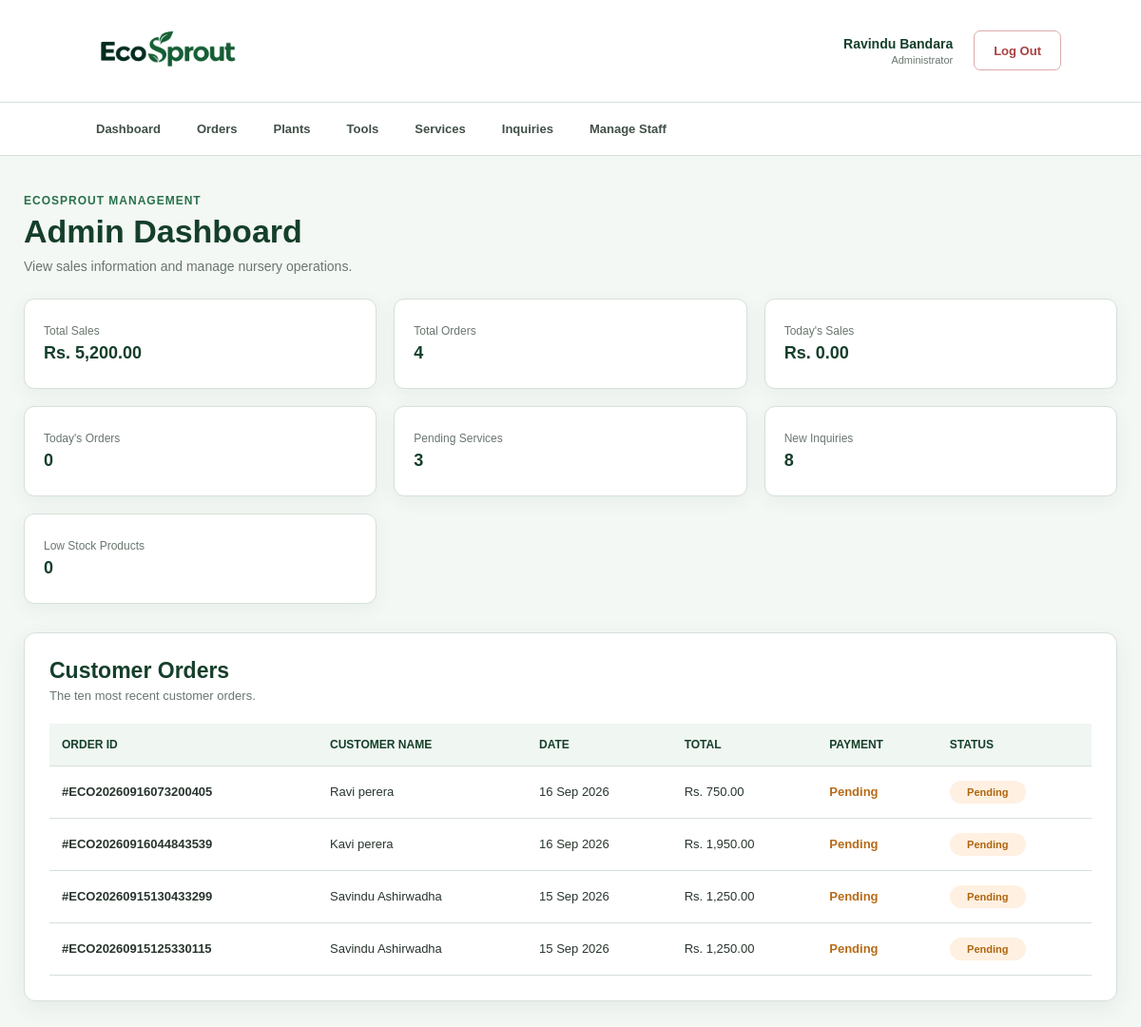
The app's page /admindashboard.php (signed in) with its own data.
### tables this page shows
CREATE TABLE IF NOT EXISTS `orders` (
  `order_id` int UNSIGNED NOT NULL AUTO_INCREMENT,
  `order_code` varchar(20) NOT NULL,
  `user_id` int UNSIGNED DEFAULT NULL,
  `first_name` varchar(60) NOT NULL,
  `last_name` varchar(60) NOT NULL,
  `phone` varchar(20) NOT NULL,
  `email` varchar(150) NOT NULL,
  `address_line_1` varchar(150) NOT NULL,
  `address_line_2` varchar(150) DEFAULT NULL,
  `city` varchar(80) NOT NULL,
  `postal_code` varchar(15) NOT NULL,
  `payment_method` enum('CARD','BANK_TRANSFER','CASH_ON_DELIVERY') NOT NULL,
  `payment_status` enum('PENDING','PAID','FAILED','REFUNDED') NOT NULL DEFAULT 'PENDING',
  `order_status` enum('PENDING','PROCESSING','OUT_FOR_DELIVERY','COMPLETED','CANCELLED') NOT NULL DEFAULT 'PENDING',
  `subtotal` decimal(10,2) UNSIGNED NOT NULL,
  `delivery_fee` decimal(10,2) UNSIGNED NOT NULL DEFAULT '0.00',
  `total_amount` decimal(10,2) UNSIGNED NOT NULL,
  `remark` text,
  `order_date` timestamp NOT NULL DEFAULT CURRENT_TIMESTAMP,
  `updated_at` timestamp NOT NULL DEFAULT CURRENT_TIMESTAMP ON UPDATE CURRENT_TIMESTAMP,
  PRIMARY KEY (`order_id`),
  UNIQUE KEY `order_code` (`order_code`),
  KEY `idx_orders_user_date` (`user_id`,`order_date`),
  KEY `idx_orders_status` (`order_status`,`payment_status`)
);

### admin_auth.php (called while the page is built, shortened)
<?php
$currentRole =
    strtoupper(trim($_SESSION["role"] ?? ""));
$isAdministrator =
    $currentRole === "ADMIN";

### admindashboard.php (the view, shortened to what this page needs)
<?php
require_once "admin_auth.php";
require_once "db_connection.php";
function adminEscape($value)
{
    return htmlspecialchars((string) $value, ENT_QUOTES, "UTF-8");
}
function adminStatusLabel($status)
{
    $labels = [
        "PENDING" => "Pending",
        "PROCESSING" => "Processing",
        "OUT_FOR_DELIVERY" => "On the Way",
        "COMPLETED" => "Completed",
        "CANCELLED" => "Cancelled"
    ];
    return $labels[$status] ?? $status;
}
function adminStatusClass($status)
{
    return "pending";
}
$summaryResult = $conn->query("
    SELECT
        COALESCE(SUM(CASE WHEN order_status <> 'CANCELLED' THEN total_amount ELSE 0 END), 0),
        COUNT(*),
        COALESCE(SUM(CASE
            WHEN DATE(order_date) = CURDATE() AND order_status <> 'CANCELLED'
            THEN total_amount ELSE 0 END), 0),
        COALESCE(SUM(DATE(order_date) = CURDATE()), 0)
    FROM orders
");
$summaryRow = $summaryResult->fetch_row();
$totalSales = $summaryRow[0];
$totalOrders = $summaryRow[1];
$todaySales = $summaryRow[2];
$todayOrders = $summaryRow[3];
$serviceResult = $conn->query("
    SELECT COUNT(*) FROM service_requests WHERE request_status = 'PENDING'
");
$pendingServices = $serviceResult->fetch_row()[0];
$inquiryResult = $conn->query("
    SELECT COUNT(*) FROM contact_inquiries WHERE inquiry_status = 'NEW'
");
$newInquiries = $inquiryResult->fetch_row()[0];
$stockResult = $conn->query("
    SELECT
        (SELECT COUNT(*) FROM plants
         WHERE status = 'ACTIVE' AND quantity <= 5)
        +
        (SELECT COUNT(*) FROM tools
         WHERE status = 'ACTIVE' AND quantity <= 5)
");
$lowStock = $stockResult->fetch_row()[0];
$recentOrders = [];
$orderStatement = $conn->prepare("
    SELECT order_code, CONCAT_WS(' ', first_name, last_name), order_date,
           total_amount, payment_status, order_status
    FROM orders
    ORDER BY order_date DESC
    LIMIT 10
");
$orderStatement->execute();
$orderStatement->bind_result(
    $orderCode,
    $customerName,
    $orderDate,
    $totalAmount,
    $paymentStatus,
    $orderStatus
);
while ($orderStatement->fetch()) {
    $recentOrders[] = [
        "order_code" => $orderCode,
        "customer_name" => $customerName,
        "order_date" => $orderDate,
        "total_amount" => $totalAmount,
        "payment_status" => $paymentStatus,
        "order_status" => $orderStatus
    ];
}
$adminName = trim(($_SESSION["first_name"] ?? "") . " " . ($_SESSION["last_name"] ?? ""));
?>
<!DOCTYPE html>
<html lang="en">
<head>
    <link rel="stylesheet" href="stylesheet.css">
</head>
<body class="admin-body">
    <header class="admin-header">
        <a href="index.php" class="admin-logo">
            <img src="Images/Home/Logo.png" alt="EcoSprout Logo">
        </a>
        <div class="admin-user">
            <div class="admin-user-details">
                <strong><?= adminEscape($adminName) ?></strong>
                <span><?= $isAdministrator ? "Administrator" : "Staff" ?></span>
            </div>
            <a href="logout.php" class="admin-logout-button">Log Out</a>
        </div>
    </header>
    <nav class="admin-navigation">
        <a href="admindashboard.php" class="admin-nav-link">Dashboard</a>
        <a href="admin_orders.php" class="admin-nav-link">Orders</a>
        <a href="admin_plants.php" class="admin-nav-link">Plants</a>
        <a href="admin_tools.php" class="admin-nav-link">Tools</a>
        <a href="admin_services.php" class="admin-nav-link">Services</a>
        <a href="admin_inquiries.php" class="admin-nav-link">Inquiries</a>
        <?php if ($isAdministrator): ?> <a href="admin_staff.php" class="admin-nav-link">Manage Staff</a><?php endif; ?>
    </nav>
    <main class="admin-main">
        <section class="admin-title">
            <p>EcoSprout Management</p>
            <h1>Admin Dashboard</h1>
            <span>View sales information and manage nursery operations.</span>
        </section>
        <section class="admin-summary">
            <article class="admin-summary-card"><div><span>Total Sales</span><strong>Rs. <?= number_format((float) $totalSales, 2) ?></strong></div></article>
            <article class="admin-summary-card"><div><span>Total Orders</span><strong><?= (int) $totalOrders ?></strong></div></article>
            <article class="admin-summary-card"><div><span>Today's Sales</span><strong>Rs. <?= number_format((float) $todaySales, 2) ?></strong></div></article>
            <article class="admin-summary-card"><div><span>Today's Orders</span><strong><?= (int) $todayOrders ?></strong></div></article>
            <article class="admin-summary-card"><div><span>Pending Services</span><strong><?= (int) $pendingServices ?></strong></div></article>
            <article class="admin-summary-card"><div><span>New Inquiries</span><strong><?= (int) $newInquiries ?></strong></div></article>
            <article class="admin-summary-card"><div><span>Low Stock Products</span><strong><?= (int) $lowStock ?></strong></div></article>
        </section>
        <section class="admin-orders-section">
            <div class="admin-section-heading">
                <div>
                    <h2>Customer Orders</h2>
                    <p>The ten most recent customer orders.</p>
                </div>
            </div>
            <div class="admin-table-container">
                <table class="admin-orders-table">
                    <thead>
                        <tr>
                            <th>Order ID</th><th>Customer Name</th><th>Date</th>
                            <th>Total</th><th>Payment</th><th>Status</th>
                        </tr>
                    </thead>
                    <tbody>
                        <?php foreach ($recentOrders as $order): ?>
                            <tr>
                                <td><strong>#<?= adminEscape($order["order_code"]) ?></strong></td>
                                <td><?= adminEscape($order["customer_name"]) ?></td>
                                <td><?= date("d M Y", strtotime($order["order_date"])) ?></td>
                                <td>Rs. <?= number_format((float) $order["total_amount"], 2) ?></td>
                                <td>
                                    <span class="<?= $order["payment_status"] === "PAID" ? "admin-payment-paid" : "admin-payment-pending" ?>">
                                        <?= adminEscape(ucwords(strtolower(str_replace("_", " ", $order["payment_status"])))) ?>
                                    </span>
                                </td>
                                <td>
                                    <span class="admin-status <?= adminStatusClass($order["order_status"]) ?>">
                                        <?= adminEscape(adminStatusLabel($order["order_status"])) ?>
                                    </span>
                                </td>
                            </tr>
                        <?php endforeach; ?>
                    </tbody>
                </table>
            </div>
        </section>
    </main>
</body>
</html>

### admindashboard.php (style rules this page uses)
.admin-summary { grid-template-columns: repeat(3, 1fr); }

### records on screen
orders: order_code "ECO20260916073200405", customer_name "Ravi perera", order_date "16 Sep 2026", total_amount "750.00", payment_status "Pending", order_status "Pending"
orders: order_code "ECO20260916044843539", customer_name "Kavi perera", order_date "16 Sep 2026", total_amount "1,950.00", payment_status "Pending", order_status "Pending"
orders: order_code "ECO20260915130433299", customer_name "Savindu Ashirwadha", order_date "15 Sep 2026", total_amount "1,250.00", payment_status "Pending", order_status "Pending"
orders: order_code "ECO20260915125330115", customer_name "Savindu Ashirwadha", order_date "15 Sep 2026", total_amount "1,250.00", payment_status "Pending", order_status "Pending"

### other values on screen
adminEscape($adminName) "Ravindu Bandara"
$totalSales "5,200.00"
$totalOrders "4"
$todaySales "0.00"
$todayOrders "0"
$pendingServices "3"
$newInquiries "8"
$lowStock "0"
